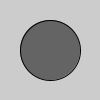
Frame 1 (no input)
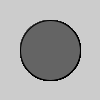
Frame 60 (the mouse pressed at the canvas centre just before this capture)
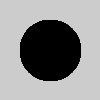
Frame 120 (the mouse held since frame 60 and released just before this capture)

The Processing sketch that drew these frames (run headless with seeded random() and noise(); from frame 60 on, the mouse is pressed at the canvas centre):

// Processing sketch: ej09d_MOD1_mouseover
// ── ej09d_MOD1_mouseover.pde

//EFECTO OVER-MOUSE

int diametro = 60;

void setup(){
}
void draw(){
    boolean EstoyDentroDelBoton = (dist(mouseX, mouseY, width/2, height/2 ) < diametro/2);
    
    //cambio el color segun estoy dentro o fuera del circulo
    if( EstoyDentroDelBoton ){ 
      fill( 0 );
    }else{
      fill( 100 );
    }
    
    //dibujo el circulo aka boton
    circle( width/2, height/2, diametro );
}
